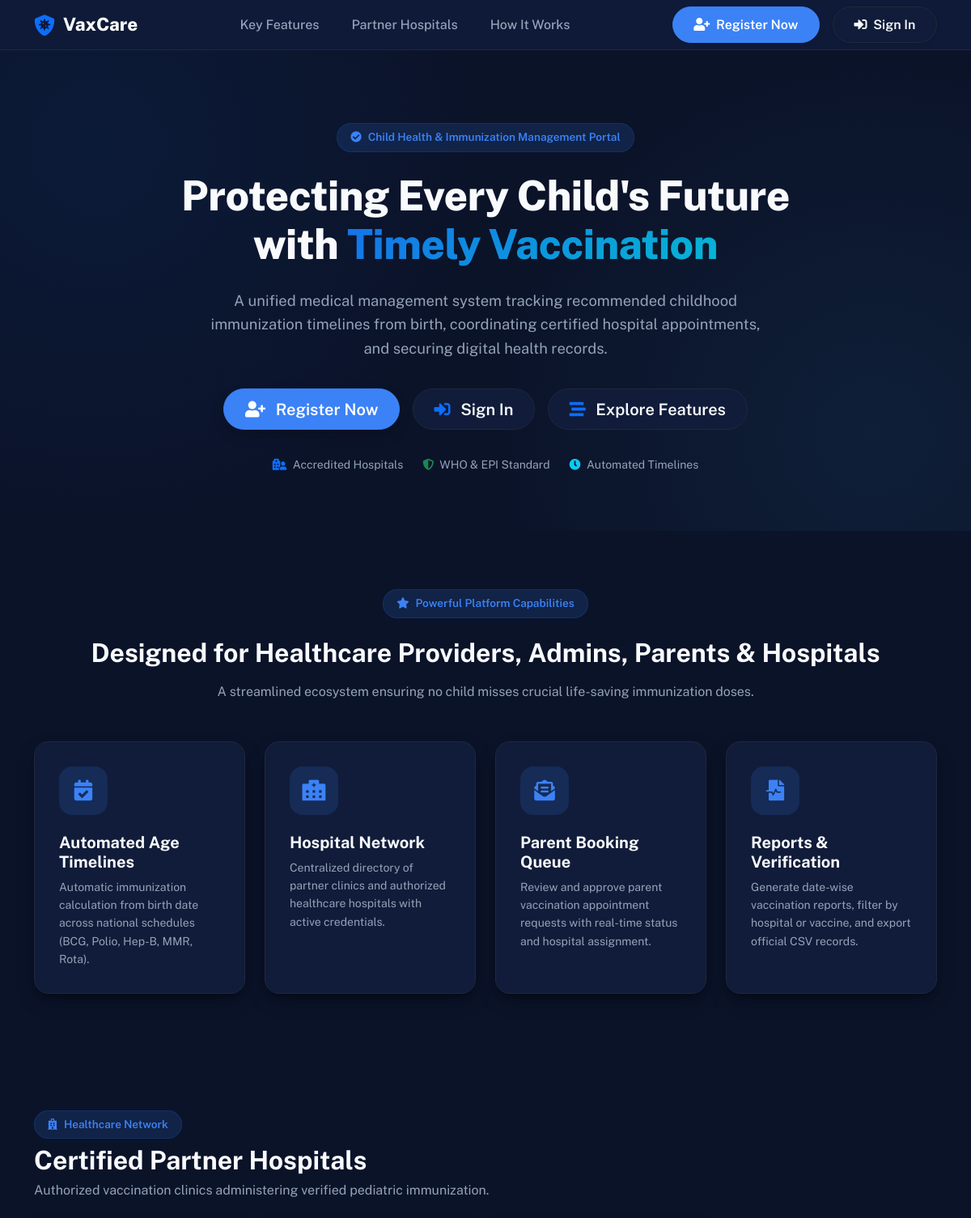
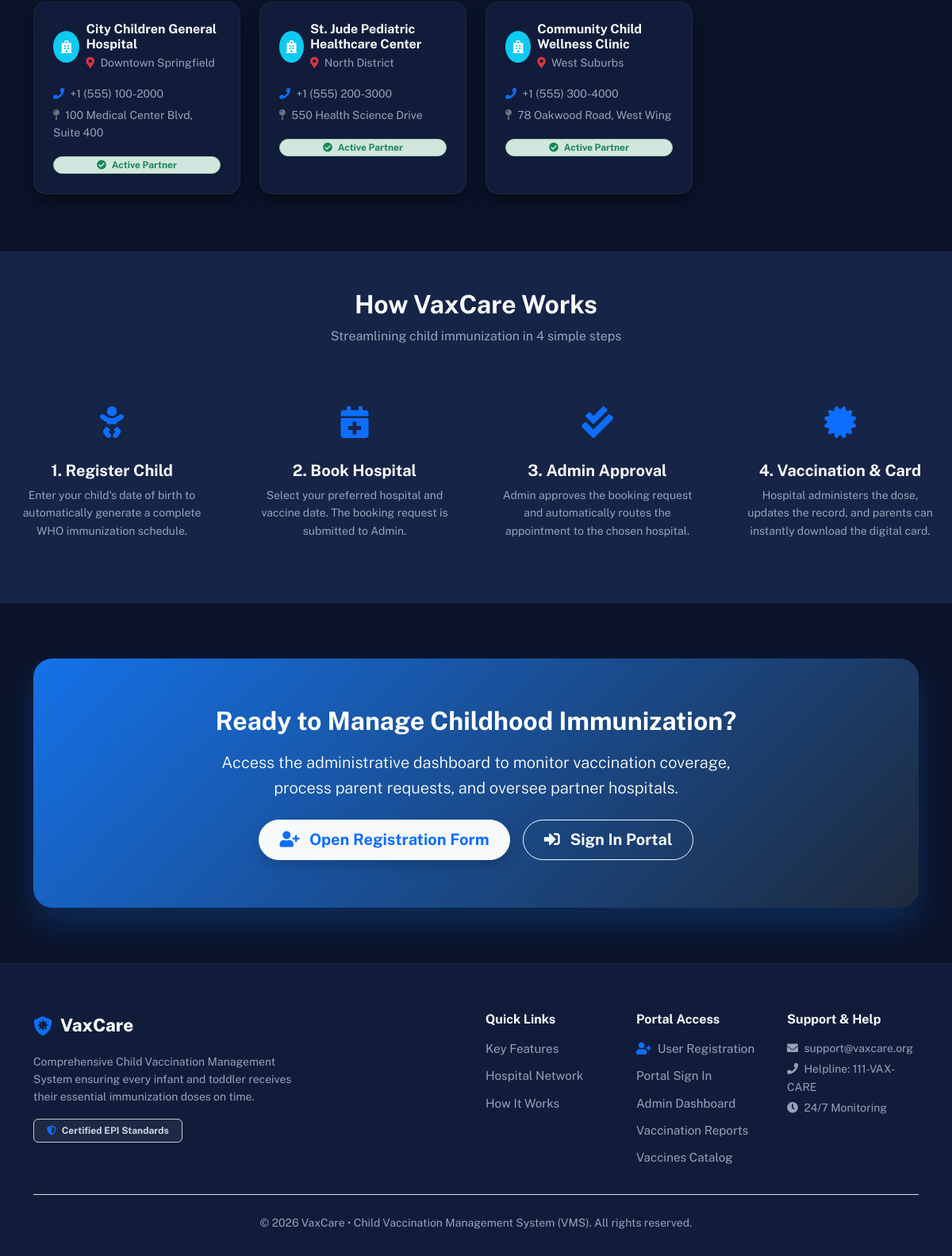
The page / on the database its author committed (2 pictures, top to bottom).
### tables this page shows
CREATE TABLE hospitals (
    hospital_id INT AUTO_INCREMENT PRIMARY KEY,
    role_id INT NOT NULL,
    hospital_name VARCHAR(150) NOT NULL,
    address TEXT,
    location VARCHAR(150),
    phone VARCHAR(20),
    email VARCHAR(100) UNIQUE,
    username VARCHAR(50) NOT NULL UNIQUE,
    password VARCHAR(255) NOT NULL,
    status ENUM('Active', 'Inactive', 'Pending', 'Rejected') DEFAULT 'Pending',

    FOREIGN KEY (role_id)
        REFERENCES roles(role_id)
        ON UPDATE CASCADE
        ON DELETE RESTRICT
);

### index.php (the view, shortened to what the rows shown need)
<?php
require_once __DIR__ . '/config/auth.php';
$featuredHospitals = [];
if ($pdo) {
    try {
        $stmtHosp = $pdo->query("SELECT * FROM hospitals WHERE status = 'Active' ORDER BY hospital_id ASC LIMIT 4");
        $featuredHospitals = $stmtHosp->fetchAll();
    } catch (Exception $e) {
    }
}
?>
<!DOCTYPE html>
<html lang="en" data-theme="dark">
<head>
    <link rel="stylesheet" href="<?= BASE_URL ?>assets/css/bootstrap.min.css" />
    <link rel="stylesheet" href="https://cdnjs.cloudflare.com/ajax/libs/font-awesome/5.15.4/css/all.min.css" />
</head>
<body data-theme="dark" data-background-color="dark">
    <section class="hero-section">
        <div class="container">
            <div class="row justify-content-center">
                <div class="col-lg-10 col-xl-9 text-center">
                    <h1 class="hero-title">
                        Protecting Every Child's Future with <span class="text-gradient">Timely Vaccination</span>
                    </h1>
                </div>
            </div>
        </div>
    </section>
    <section class="py-5" id="features">
        <div class="container py-4">
            <div class="text-center max-w-700 mx-auto mb-5">
                <h2 class="fw-bold mb-3">Designed for Healthcare Providers, Admins,  Parents & Hospitals</h2>
            </div>
        </div>
    </section>
    <section class="py-5" id="hospitals">
        <div class="container py-4">
            <div class="d-flex flex-column flex-md-row justify-content-between align-items-md-end mb-4">
                <div>
                    <h2 class="fw-bold mb-1">Certified Partner Hospitals</h2>
                </div>
            </div>
            <div class="row g-4">
                <?php if (!empty($featuredHospitals)): ?>
                    <?php foreach ($featuredHospitals as $h): ?>
                        <div class="col-md-6 col-lg-3">
                            <div class="item-card">
                                <div class="d-flex align-items-center gap-2 mb-3">
                                    <div class="bg-info text-white rounded-circle p-2 d-flex align-items-center justify-content-center" style="width: 40px; height: 40px;">
                                        <i class="fas fa-hospital"></i>
                                    </div>
                                    <div>
                                        <h6 class="mb-0 fw-bold"><?= htmlspecialchars($h['hospital_name']) ?></h6>
                                        <small class="text-muted"><i class="fas fa-map-marker-alt text-danger me-1"></i> <?= htmlspecialchars($h['location']) ?></small>
                                    </div>
                                </div>
                                <div class="text-muted small mb-3">
                                    <div class="mb-1"><i class="fas fa-phone me-1 text-primary"></i> <?= htmlspecialchars($h['phone'] ?: 'Official Helpline') ?></div>
                                    <div><i class="fas fa-map-pin me-1 text-secondary"></i> <?= htmlspecialchars($h['address'] ?: 'Regional Medical Complex') ?></div>
                                </div>
                                <span class="badge bg-success-subtle text-success border border-success-subtle px-3 py-1 rounded-pill w-100 text-center">
                                    <i class="fas fa-check-circle me-1"></i> Active Partner
                                </span>
                            </div>
                        </div>
                    <?php endforeach; ?>
                <?php endif; ?>
            </div>
        </div>
    </section>
    <section class="py-5" id="how-it-works" style="background: var(--bg-card-alt);">
        <div class="text-center mb-5">
            <h2 class="fw-bold">How VaxCare Works</h2>
        </div>
    </section>
    <div class="container">
        <section class="cta-section text-center">
            <div class="row justify-content-center">
                <div class="col-lg-8">
                    <h2 class="fw-bold mb-3">Ready to Manage Childhood Immunization?</h2>
                </div>
            </div>
        </section>
    </div>
</body>
</html>

### rows shown on the page
hospitals: hospital_name "City Children General Hospital", location "Downtown Springfield", phone "+1 (555) 100-2000", address "100 Medical Center Blvd, Suite 400"
hospitals: hospital_name "St. Jude Pediatric Healthcare Center", location "North District", phone "+1 (555) 200-3000", address "550 Health Science Drive"
hospitals: hospital_name "Community Child Wellness Clinic", location "West Suburbs", phone "+1 (555) 300-4000", address "78 Oakwood Road, West Wing"
